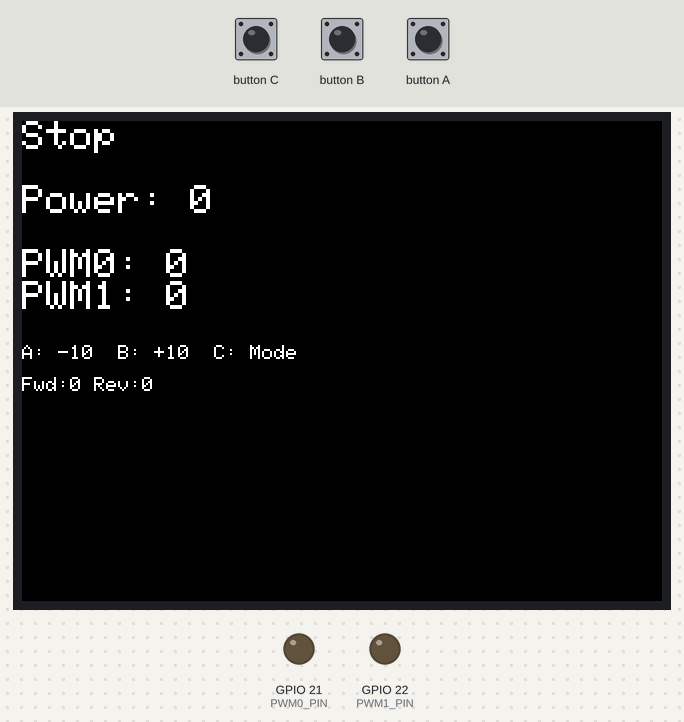
This program was run on a simulated ESP32. Parts: 320×240 colour display, output pins drawn as LEDs (lit = HIGH). The test bench sets the inputs (shaded band). What the program prints to the serial monitor is not drawn.

Above: at 1.4 s.
1.5 s: button C pressed for 0.15 s
At 2.0 s:
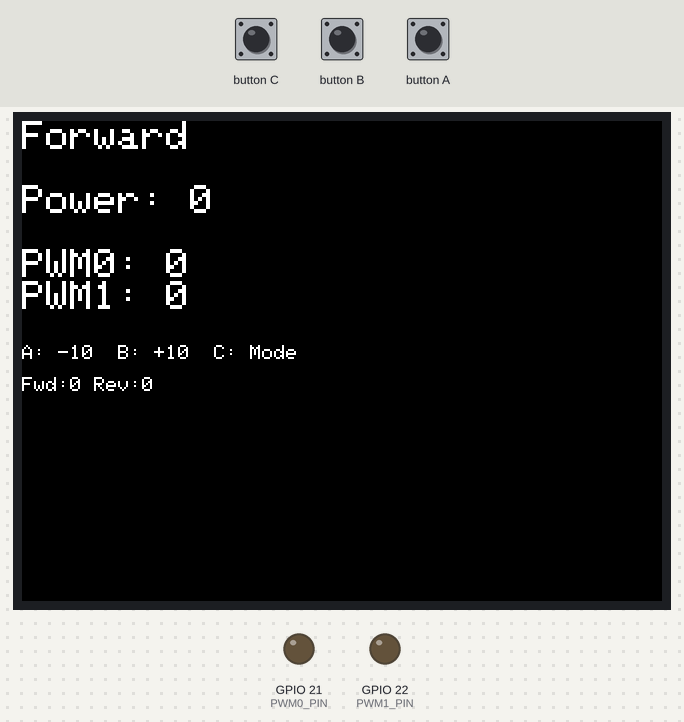
3.1 s: button C pressed for 1 s
At 4.4 s:
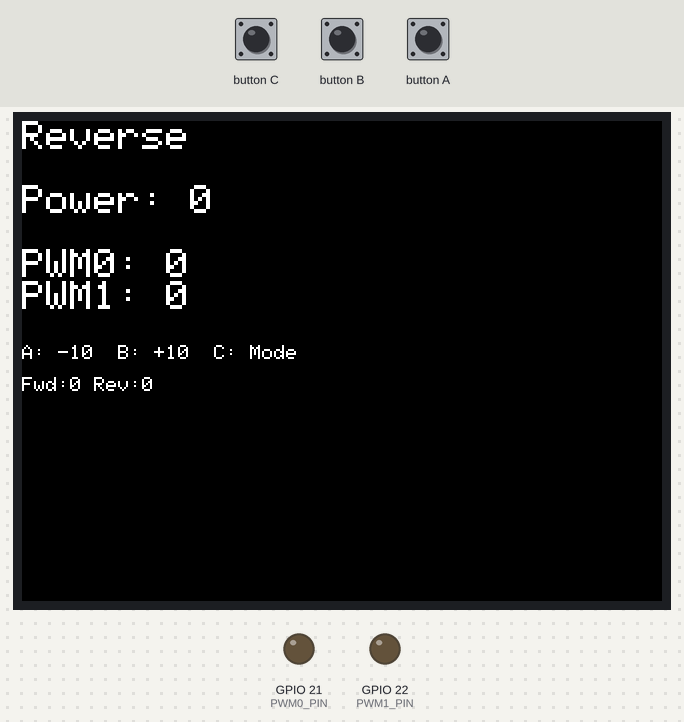
5.6 s: button B pressed for 0.15 s
At 6.4 s:
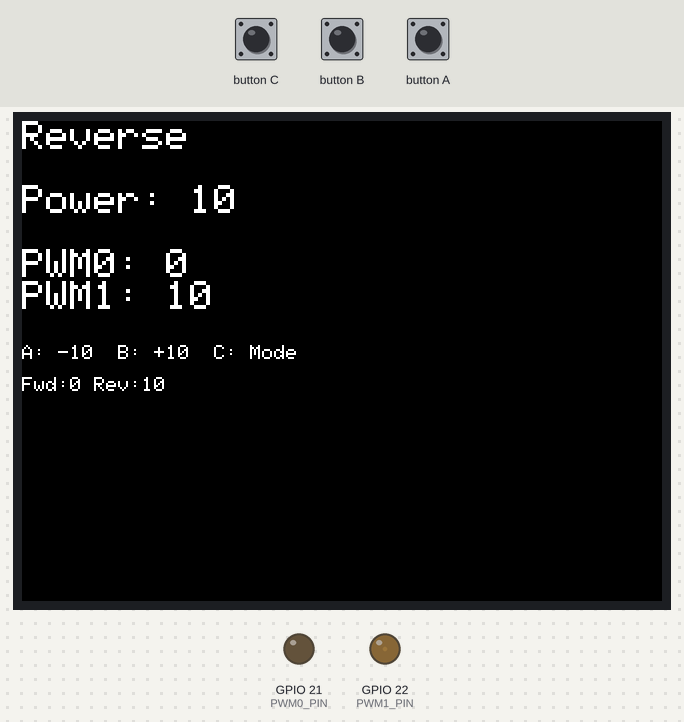
7.2 s: button C pressed for 0.15 s
At 7.6 s:
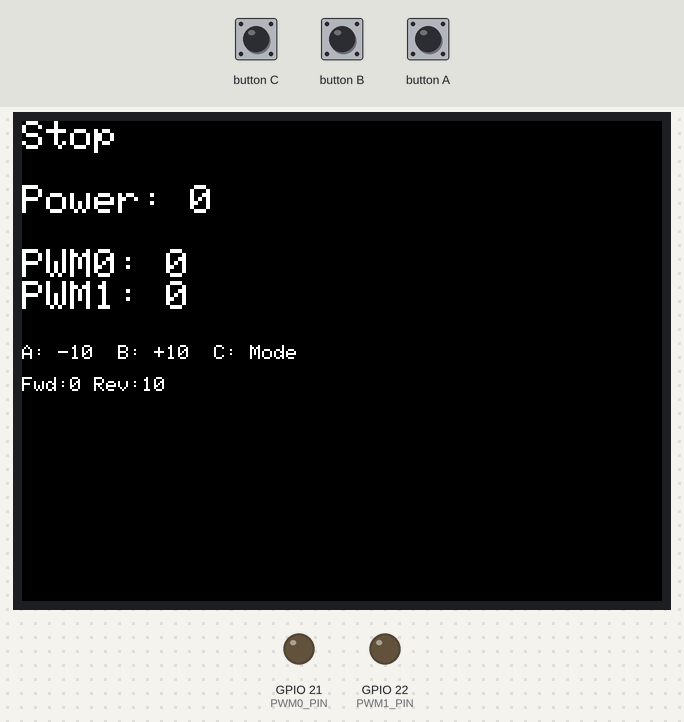
Timing chart, 0 to 9.8 s (numbered marks = the images above; inputs shaded):
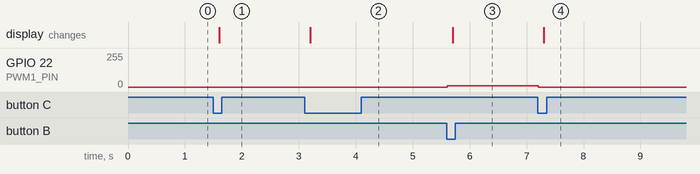

The program:

main.cpp
```cpp
#include <M5Unified.h>

// M5Stack CoreのPortA ピン定義
const int PWM0_PIN = 21;  // G21
const int PWM1_PIN = 22;  // G22

// PWMチャンネル設定
const int PWM0_CH = 0;
const int PWM1_CH = 1;
const int PWM_FREQ = 1000;  // 1000Hz
const int PWM_RES = 8;      // 8bit (0-255)

// モード定義
enum Mode {
  MODE_FORWARD,
  MODE_REVERSE,
  MODE_STOP
};

Mode currentMode = MODE_STOP;

// 各モードごとのパワー値を保持
int forwardPower = 0;   // Forward時のパワー
int reversePower = 0;   // Reverse時のパワー

void updateDisplay() {
  M5.Display.clear();
  M5.Display.setTextSize(2);
  M5.Display.setCursor(0, 0);

  // モード表示
  switch(currentMode) {
    case MODE_FORWARD:
      M5.Display.println("Forward");
      M5.Display.println("");
      M5.Display.printf("Power: %d\n", forwardPower);
      M5.Display.println("");
      M5.Display.printf("PWM0: %d\n", forwardPower);
      M5.Display.printf("PWM1: 0\n");
      break;
    case MODE_REVERSE:
      M5.Display.println("Reverse");
      M5.Display.println("");
      M5.Display.printf("Power: %d\n", reversePower);
      M5.Display.println("");
      M5.Display.printf("PWM0: 0\n");
      M5.Display.printf("PWM1: %d\n", reversePower);
      break;
    case MODE_STOP:
      M5.Display.println("Stop");
      M5.Display.println("");
      M5.Display.println("Power: 0");
      M5.Display.println("");
      M5.Display.println("PWM0: 0");
      M5.Display.println("PWM1: 0");
      break;
  }

  M5.Display.println("");
  M5.Display.setTextSize(1);
  M5.Display.println("A: -10  B: +10  C: Mode");
  M5.Display.println("");
  M5.Display.printf("Fwd:%d Rev:%d\n", forwardPower, reversePower);
}

void applyPWM() {
  switch(currentMode) {
    case MODE_FORWARD:
      ledcWrite(PWM0_CH, forwardPower);
      ledcWrite(PWM1_CH, 0);
      Serial.printf("Forward: PWM0=%d\n", forwardPower);
      break;
    case MODE_REVERSE:
      ledcWrite(PWM0_CH, 0);
      ledcWrite(PWM1_CH, reversePower);
      Serial.printf("Reverse: PWM1=%d\n", reversePower);
      break;
    case MODE_STOP:
      ledcWrite(PWM0_CH, 0);
      ledcWrite(PWM1_CH, 0);
      Serial.println("Stop: All OFF");
      break;
  }
}

void setup() {
  auto cfg = M5.config();
  M5.begin(cfg);

  Serial.begin(115200);
  Serial.println("Hbridge Control with Mode Memory");

  // PWM初期化
  ledcSetup(PWM0_CH, PWM_FREQ, PWM_RES);
  ledcAttachPin(PWM0_PIN, PWM0_CH);
  ledcWrite(PWM0_CH, 0);

  ledcSetup(PWM1_CH, PWM_FREQ, PWM_RES);
  ledcAttachPin(PWM1_PIN, PWM1_CH);
  ledcWrite(PWM1_CH, 0);

  updateDisplay();
}

void loop() {
  M5.update();

  // Button A: パワー -10
  if (M5.BtnA.wasPressed()) {
    if (currentMode == MODE_FORWARD) {
      forwardPower = max(0, forwardPower - 10);
    } else if (currentMode == MODE_REVERSE) {
      reversePower = max(0, reversePower - 10);
    }
    applyPWM();
    updateDisplay();
  }

  // Button B: パワー +10
  if (M5.BtnB.wasPressed()) {
    if (currentMode == MODE_FORWARD) {
      forwardPower = min(255, forwardPower + 10);
    } else if (currentMode == MODE_REVERSE) {
      reversePower = min(255, reversePower + 10);
    }
    applyPWM();
    updateDisplay();
  }

  // Button C: モード切り替え (Forward → Reverse → Stop → Forward...)
  if (M5.BtnC.wasPressed()) {
    switch(currentMode) {
      case MODE_FORWARD:
        currentMode = MODE_REVERSE;
        Serial.println("Mode: Reverse");
        break;
      case MODE_REVERSE:
        currentMode = MODE_STOP;
        Serial.println("Mode: Stop");
        break;
      case MODE_STOP:
        currentMode = MODE_FORWARD;
        Serial.println("Mode: Forward");
        break;
    }
    applyPWM();
    updateDisplay();
  }

  delay(10);
}
```

Measured:
- after the input at 1.5 s, the display: changes after 0.10 s (image 1)
- after the input at 3.1 s, the display: changes after 0.10 s (image 2)
- after the input at 5.6 s, GPIO 22 (PWM1_PIN): 0/255 → 10/255 at once; the display: changes after 0.10 s (image 3)
- after the input at 7.2 s, GPIO 22 (PWM1_PIN): 10/255 → 0/255 at once; the display: changes after 0.10 s (image 4)
